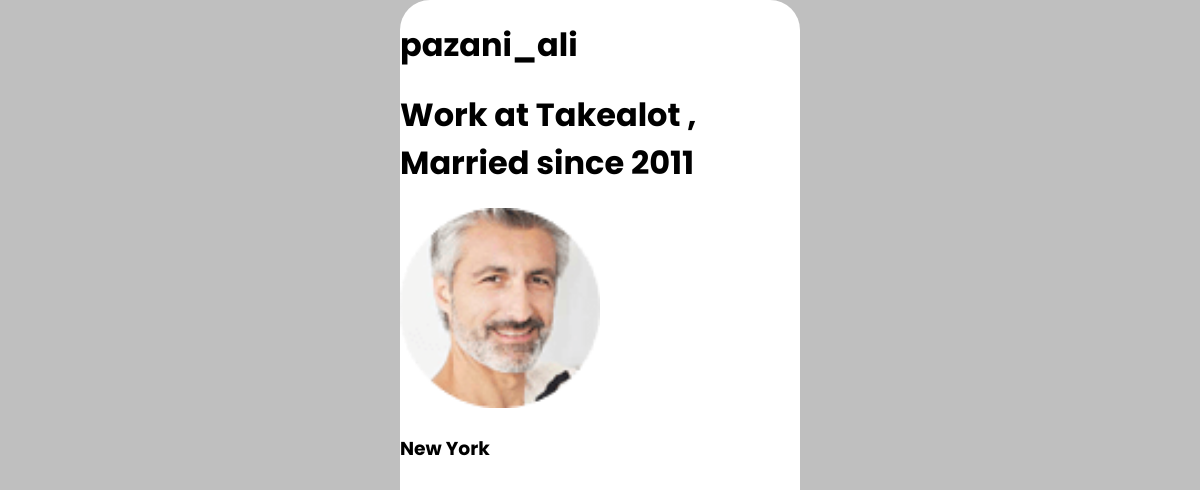
Page /profile/3 (signed in) on the committed database.
### core/models.py (models this page shows, shortened)
class Profile(models.Model):
    user = models.OneToOneField(User, on_delete=models.CASCADE)
    bio = models.TextField(max_length=500, blank=True)
    profile_picture = models.ImageField(upload_to='profile_pictures/', blank=True, null=True)
    location = models.CharField(max_length=100, blank=True)
    verified = models.BooleanField(default=False)

### core/views.py (the view)
# urls.py: path('profile/<int:pk>', views.profile, name='profile'),
@login_required(login_url='core:login')
def profile(request, pk):
    user_profile = Profile.objects.get(user=pk)
    context = {'user_profile':user_profile}
    return render(request, 'core/profile.html', context)

### core/templates/core/profile.html
{% extends "core/base.html" %}
{% load static %}
{% block content %}
<h1>{{request.user.username}}</h1>
<h1>{{user_profile.bio}}</h1>
<img src="{{user_profile.profile_picture.url}}" style="width: 200px;">
<h3>{{user_profile.location}}</h3>
{% endblock content %}

### static/css/main.css (style rules this page uses)
body { margin: 0; padding: 0; background-color: #bfbfbf; display: flex; justify-content: center; height: 100vh; align-items: center; color: rgb(0, 0, 0); font-family: 'Poppins', sans-serif; }

### rows in the picture
Profile: bio "Work at Takealot , Married since 2011", profile_picture (picture), location "New York"

### other values in the picture
{{ request.user.username }} "pazani_ali"
